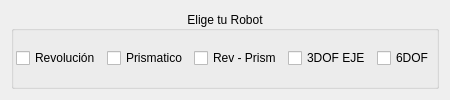
            <widget class="QWidget" name="tab_10">
             <attribute name="title">
              <string>Basic Joints</string>
             </attribute>
             <layout class="QGridLayout" name="gridLayout_27">
              <item row="0" column="0">
               <widget class="QGroupBox" name="gridGroupBox_5">
                <property name="maximumSize">
                 <size>
                  <width>460</width>
                  <height>200</height>
                 </size>
                </property>
                <property name="title">
                 <string>Elige tu Robot</string>
                </property>
                <property name="alignment">
                 <set>Qt::AlignCenter</set>
                </property>
                <layout class="QGridLayout" name="gridLayout_29">
                 <property name="leftMargin">
                  <number>2</number>
                 </property>
                 <property name="topMargin">
                  <number>2</number>
                 </property>
                 <property name="rightMargin">
                  <number>2</number>
                 </property>
                 <property name="bottomMargin">
                  <number>2</number>
                 </property>
                 <item row="0" column="0">
                  <widget class="QCheckBox" name="checkBoxRevolute">
                   <property name="toolTip">
                    <string>&lt;html&gt;&lt;head/&gt;&lt;body&gt;&lt;p&gt;Joint basico de Revolucion.&lt;/p&gt;&lt;/body&gt;&lt;/html&gt;</string>
                   </property>
                   <property name="text">
                    <string>Revolución</string>
                   </property>
                  </widget>
                 </item>
                 <item row="0" column="1">
                  <widget class="QCheckBox" name="checkBoxPrismatic">
                   <property name="toolTip">
                    <string>&lt;html&gt;&lt;head/&gt;&lt;body&gt;&lt;p&gt;Joint Basico prismatico&lt;/p&gt;&lt;/body&gt;&lt;/html&gt;</string>
                   </property>
                   <property name="text">
                    <string>Prismatico</string>
                   </property>
                  </widget>
                 </item>
                 <item row="0" column="2">
                  <widget class="QCheckBox" name="checkBoxRev_Pris">
                   <property name="toolTip">
                    <string>&lt;html&gt;&lt;head/&gt;&lt;body&gt;&lt;p&gt;Joint Combinado&lt;/p&gt;&lt;/body&gt;&lt;/html&gt;</string>
                   </property>
                   <property name="text">
                    <string>Rev - Prism</string>
                   </property>
                  </widget>
                 </item>
                 <item row="0" column="3">
                  <widget class="QCheckBox" name="checkBoxRev3D">
                   <property name="toolTip">
                    <string>Joint x</string>
                   </property>
                   <property name="text">
                    <string>3DOF EJE</string>
                   </property>
                  </widget>
                 </item>
                 <item row="0" column="4">
                  <widget class="QCheckBox" name="checkBox6DOFs_3">
                   <property name="text">
                    <string>6DOF</string>
                   </property>
                  </widget>
                 </item>
                </layout>
               </widget>
              </item>
             </layout>
            </widget>
